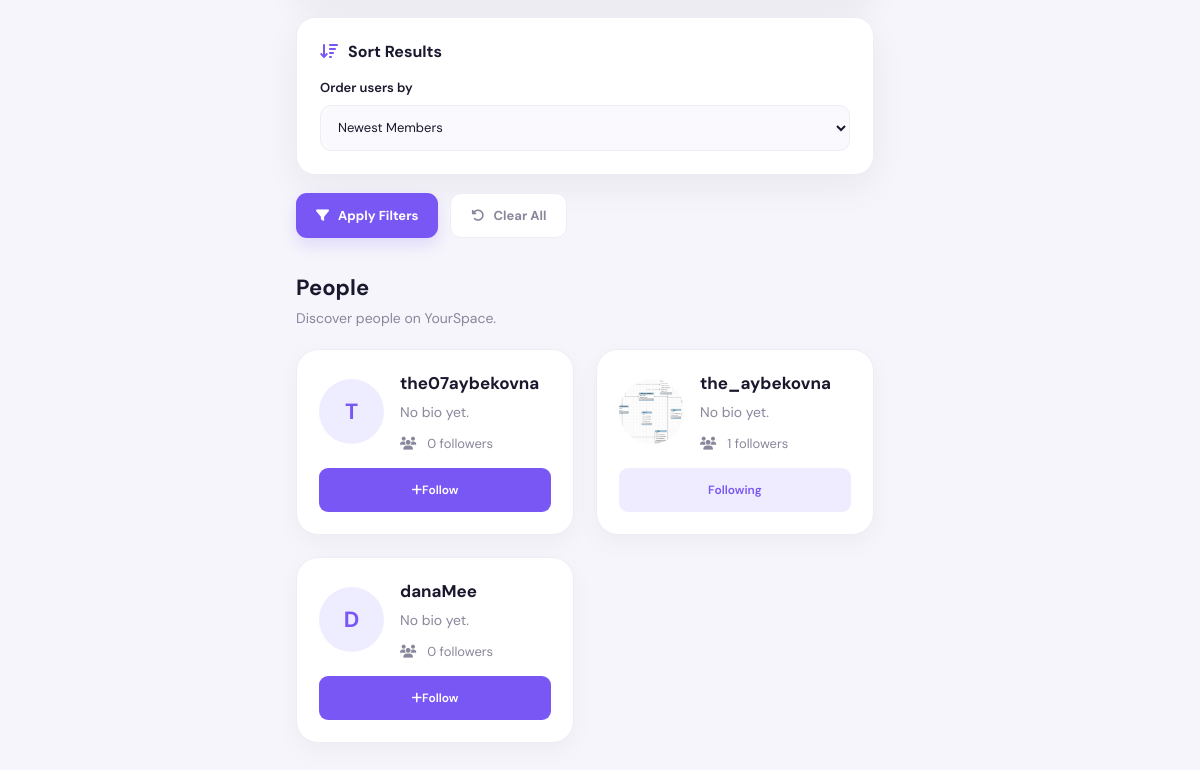
Before: /explore/ (signed in, lower part) with the older database file.
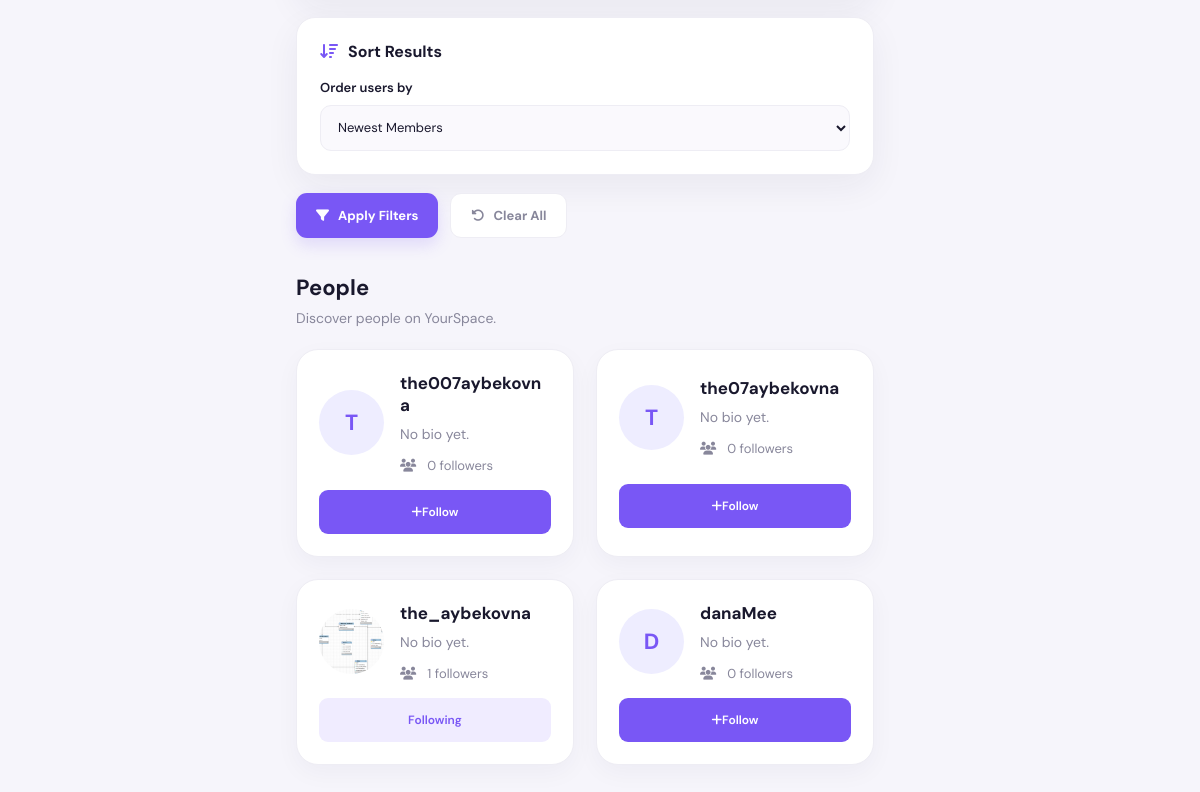
After: the same page with the newer database file.
### accounts/models.py (models this page shows, shortened)
class User(AbstractUser):
    bio = models.TextField(max_length=300, blank=True)
    avatar = models.ImageField(
        upload_to='avatars/',
        blank=True,
        null=True,
    )

### accounts/views.py (the view)
# urls.py: path('explore/', views.explore_view, name='explore'),
@login_required(login_url='login')
def explore_view(request):
    users = User.objects.exclude(
        id=request.user.id
    ).annotate(
        followers_count=Count('followers', distinct=True)
    )
    search_query = request.GET.get('q', '').strip()
    if search_query:
        users = users.filter(
            Q(username__icontains=search_query) |
            Q(first_name__icontains=search_query) |
            Q(last_name__icontains=search_query)
        )
    min_followers = request.GET.get('min_followers', '').strip()
    max_followers = request.GET.get('max_followers', '').strip()
    if min_followers.isdigit():
        users = users.filter(
            followers_count__gte=int(min_followers)
        )
    if max_followers.isdigit():
        users = users.filter(
            followers_count__lte=int(max_followers)
        )
    joined_after = request.GET.get('joined_after', '').strip()
    joined_before = request.GET.get('joined_before', '').strip()
    after_date = parse_date(joined_after) if joined_after else None
    before_date = parse_date(joined_before) if joined_before else None
    if after_date:
        users = users.filter(
            date_joined__date__gte=after_date
        )
    if before_date:
        users = users.filter(
            date_joined__date__lte=before_date
        )
    has_bio = request.GET.get('has_bio', '')
    has_avatar = request.GET.get('has_avatar', '')
    if has_bio == 'yes':
        users = users.exclude(bio='')
    if has_avatar == 'yes':
        users = users.exclude(avatar='')
    sort_by = request.GET.get('sort', 'newest')
    if sort_by == 'oldest':
        users = users.order_by('date_joined')
    elif sort_by == 'followers':
        users = users.order_by('-followers_count')
    elif sort_by == 'username':
        users = users.order_by('username')
    else:
        sort_by = 'newest'
        users = users.order_by('-date_joined')
    following_ids = Follow.objects.filter(
        follower=request.user
    ).values_list('following_id', flat=True)
    context = {
        'users': users,
        'search_query': search_query,
        'min_followers': min_followers,
        'max_followers': max_followers,
        'joined_after': joined_after,
        'joined_before': joined_before,
        'has_bio': has_bio,
        'has_avatar': has_avatar,
        'sort_by': sort_by,
        'following_ids': following_ids,
    }
    return render(
        request,
        'accounts/explore.html',
        context
    )

### accounts/templates/accounts/explore.html (shortened to what this page needs)
<!DOCTYPE html>
{% load static %}
<html lang="en">
<head>
    <link rel="stylesheet" href="{% static 'css/home.css' %}?v=2">
    <link rel="stylesheet" href="https://cdnjs.cloudflare.com/ajax/libs/font-awesome/6.5.2/css/all.min.css">
</head>
<body>
<div class="app-container">
    <main class="feed">
        <form
            method="GET"
            action="{% url 'explore' %}"
            class="advanced-search-form"
            id="advancedSearchForm"
        >
            <div class="search-section">
                <h3>
                    <i class="fa-solid fa-arrow-down-wide-short"></i>
                    Sort Results
                </h3>
                <label for="sortBy">
                    Order users by
                </label>
                <select name="sort" id="sortBy">
                    <option value="newest" {% if sort_by == newest %}selected{% endif %}>
                        Newest Members
                    </option>
                </select>
            </div>
            <div class="search-actions">
                <button type="submit" class="apply-filter-btn">
                    <i class="fa-solid fa-filter"></i>
                    Apply Filters
                </button>
                <a href="{% url 'explore' %}" class="clear-filter-btn">
                    <i class="fa-solid fa-rotate-left"></i>
                    Clear All
                </a>
            </div>
        </form>
        <section class="explore-users">
            <div class="results-heading">
                <h3>People</h3>
                <p>Discover people on YourSpace.</p>
            </div>
            <div id="searchResults">
                {% for person in users %}
                <article class="user-card">
                    <div class="explore-avatar">
                        {% if person.avatar %}
                            <img src="{{ person.avatar.url }}" alt="Avatar">
                        {% else %}
                            <div class="avatar-placeholder">
                                {{ person.username|first|upper }}
                            </div>
                        {% endif %}
                    </div>
                    <div class="user-card-info">
                        <h3>
                            <a href="{% url 'user_profile' person.username %}">
                                {{ person.username }}
                            </a>
                        </h3>
                        <p>
                            {% if person.bio %}
                                {{ person.bio|truncatechars:90 }}
                            {% else %}
                                No bio yet.
                            {% endif %}
                        </p>
                        <small>
                            <i class="fa-solid fa-users"></i>
                            {{ person.followers_count }} followers
                        </small>
                    </div>
                    <div class="user-card-actions">
                        {% if person.id in following_ids %}
                            <form
                                method="POST"
                                action="{% url 'follow_toggle' person.username %}"
                            >
                                <button type="submit" class="following-btn">
                                    Following
                                </button>
                            </form>
                        {% else %}
                            <form
                                method="POST"
                                action="{% url 'follow_toggle' person.username %}"
                            >
                                <button type="submit" class="follow-btn">
                                    <i class="fa-solid fa-plus"></i>
                                    Follow
                                </button>
                            </form>
                        {% endif %}
                    </div>
                </article>
                {% endfor %}
            </div>
        </section>
    </main>
</div>
</body>
</html>

Changed rows visible on the page:
added User: username|first "T", username "the007aybekovna", bio "No bio yet.", followers_count "0", shows "Follow"
